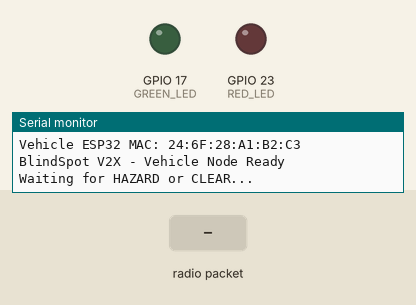
Simulated run of this sketch. Board: ESP32. Shown: output pins drawn as LEDs (lit = HIGH), the last lines printed to the serial monitor. The inputs (shaded band) are chosen by the test bench.

Above: at 2.2 s.
2.3 s: radio packet "HAZARD" arrives
At 3.2 s:
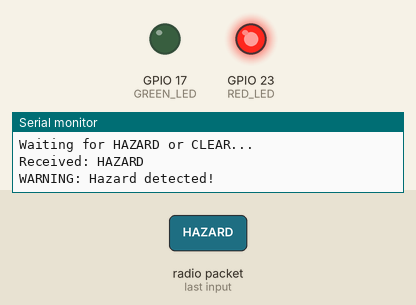
3.8 s: radio packet "CLEAR" arrives
At 4.4 s:
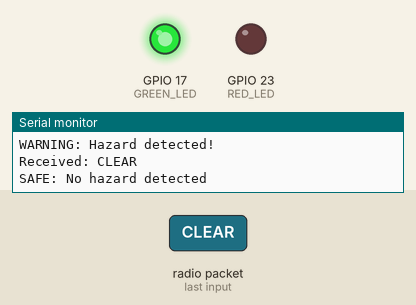
Timing chart, 0 to 6.8 s (numbered marks = the images above; inputs shaded):
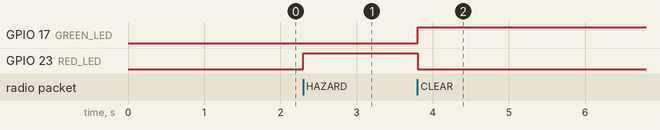

The sketch:

VehicleNode.ino
```cpp
#include <Arduino.h>
#include <WiFi.h>
#include <esp_now.h>
#include <esp_wifi.h>

// ESP-NOW channel (must match Traffic Node)
#define ESPNOW_CHANNEL 1

// External LEDs
#define RED_LED 23
#define GREEN_LED 17  // Yellow LED for CLEAR

bool hazardDetected = false;
bool messageReceived = false;

// Runs automatically when an ESP-NOW message arrives
void onDataRecv(
    const esp_now_recv_info_t *info,
    const uint8_t *data,
    int len
) {
    // Convert received bytes into a String
    String message = "";

    for (int i = 0; i < len; i++) {
        if (data[i] == '\0') {
            break;
        }

        message += (char)data[i];
    }

    message.trim();

    Serial.print("Received: ");
    Serial.println(message);

    if (message == "HAZARD") {
        hazardDetected = true;
        messageReceived = true;

        digitalWrite(RED_LED, HIGH);
        digitalWrite(GREEN_LED, LOW);

        Serial.println("WARNING: Hazard detected!");
    }
    else if (message == "CLEAR") {
        hazardDetected = false;
        messageReceived = true;

        digitalWrite(RED_LED, LOW);
        digitalWrite(GREEN_LED, HIGH);

        Serial.println("SAFE: No hazard detected");
    }
}

void setup() {
    Serial.begin(115200);
    delay(1000);

    // Configure LED pins
    pinMode(RED_LED, OUTPUT);
    pinMode(GREEN_LED, OUTPUT);

    // Both LEDs OFF until a message arrives
    digitalWrite(RED_LED, LOW);
    digitalWrite(GREEN_LED, LOW);

    WiFi.mode(WIFI_STA);
    WiFi.disconnect();

    esp_wifi_set_channel(
        ESPNOW_CHANNEL,
        WIFI_SECOND_CHAN_NONE
    );

    Serial.print("Vehicle ESP32 MAC: ");
    Serial.println(WiFi.macAddress());

    // Initialise ESP-NOW
    if (esp_now_init() != ESP_OK) {
        Serial.println("ESP-NOW initialization failed");
        return;
    }

    // Register receive callback
    esp_now_register_recv_cb(onDataRecv);

    Serial.println("BlindSpot V2X - Vehicle Node Ready");
    Serial.println("Waiting for HAZARD or CLEAR...");
}

void loop() {
    delay(100);
}
```

Measured:
- after the input at 2.3 s, GPIO 23 (RED_LED): LOW → HIGH at once
- after the input at 3.8 s, GPIO 17 (GREEN_LED): LOW → HIGH at once; GPIO 23 (RED_LED): HIGH → LOW at once
